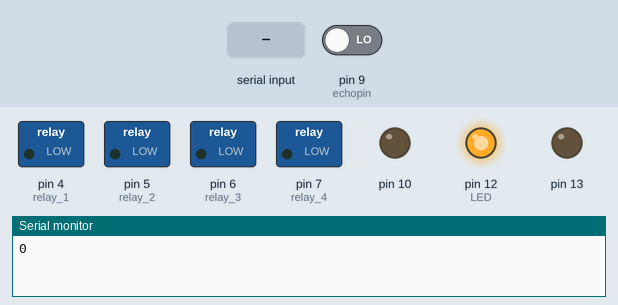
Simulated run of this sketch. Board: Arduino Uno, built with avr-gcc and run on an emulated ATmega328P. Parts: switched loads named in the sketch (green lamp = pin HIGH), output pins drawn as LEDs (lit = HIGH), the last lines printed to the serial monitor. Inputs (shaded band) come from the test bench; at power-on: pin 9 (echopin) LOW. Pins used as bus, display or sensor lines are not drawn.

Above: at 1.2 s.
1.3 s: "A" received over Serial
At 2.4 s:
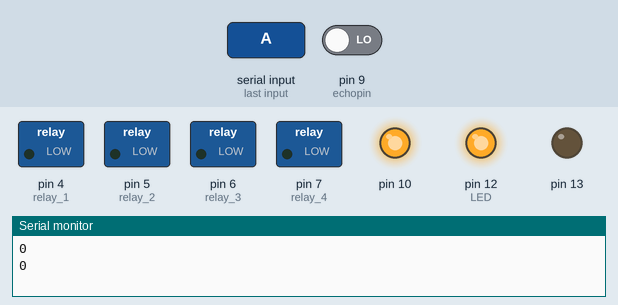
3.6 s: "B" received over Serial
At 5.3 s:
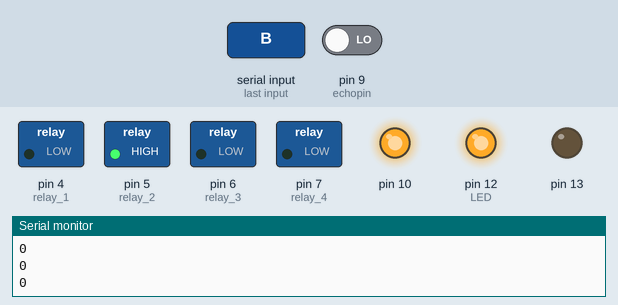
5.7 s: "a" received over Serial
At 6.9 s:
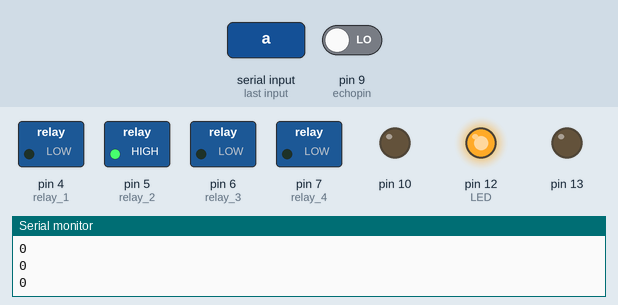
7.8 s: "C" received over Serial
At 9.6 s:
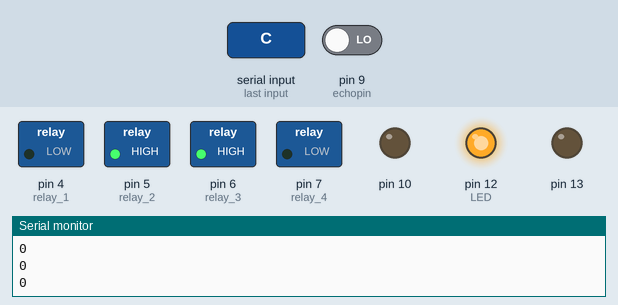
9.9 s: "b" received over Serial
At 11.3 s:
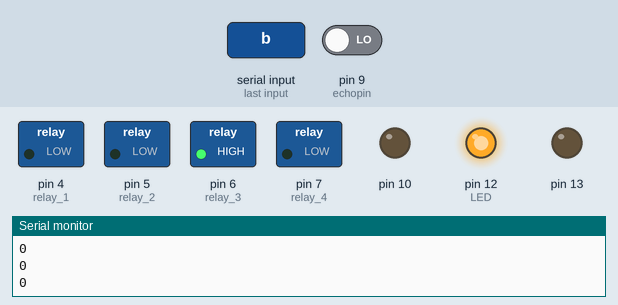
12.0 s: "D" received over Serial
At 12.9 s:
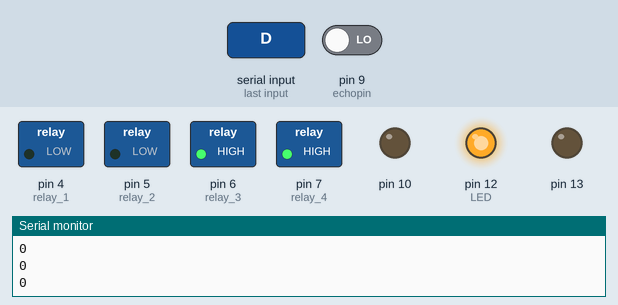
Timing chart, 0 to 15.0 s (numbered marks = the images above; inputs shaded):
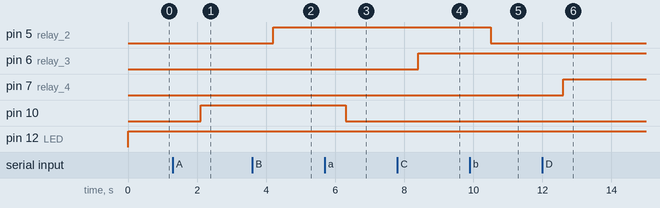

The sketch:

zeta2.ino
```cpp
int bluetooth=0;
#define echopin  9 // echo pin
#define trigpin 8 // Trigger pin
int maximumRange = 50;
long duration, distance;


void setup() {
  Serial.begin(9600); //very important line...wont work without this...it setups the serial library and tell its communication speed
 pinMode(7,OUTPUT);//relay 4
 pinMode(6,OUTPUT);//relay 3
 pinMode(5,OUTPUT);//relay 2
 pinMode(4,OUTPUT);//relay 1
 pinMode(13,OUTPUT); /*For Green LED Indicating Motor Status */
pinMode(12,OUTPUT); /* For Red Power LED */
pinMode(10,OUTPUT); /*For torch*/

// rx @ pin 0 of board is connected to tx of bluetooth and pin 1 to Rx of bluetooth

//lack of vcc leads for sharing of Vcc ports and ground also

// pin 0 and pin 1 is for bluetooth and pin 13 in for ground of sensor

// join the relay 1 to the motor and the bluetooth control of relay one is disconnected cause it will work on the sensor

// the fluctuation in the sensor occurs when the distance creating problem like when box is closed also when battery is less.

// dont share the gnd of sensor and bluetooth. For working of the bluetooth properly just connnected the aduino to power backup not 9volt.

// 2.5 and 4.5 can be taken from the points below the usb port.

/*
 HC-SR04 Ping distance sensor:
 VCC to arduino 5v
 GND to arduino GND
 Echo to Arduino pin 9
 Trig to Arduino pin 8*/

 pinMode (trigpin, OUTPUT);
  pinMode (echopin, INPUT );
}

void loop() {

digitalWrite(12,HIGH); /* signifying the incoming power*/

  if(Serial.available()>0)
  {
 bluetooth=Serial.read();

 switch(bluetooth)
 {
case 'A': digitalWrite(10,HIGH);
 break;

case 'a': digitalWrite(10,LOW);
break;

case 'B': digitalWrite(5,HIGH);
break;

case 'b': digitalWrite(5, LOW);
break;

case 'C': digitalWrite(6,HIGH);
break;

case 'c': digitalWrite(6,LOW);
break;

case 'D': digitalWrite(7,HIGH);
break;

case 'd': digitalWrite(7, LOW);
break;


          case 'E':
               //All Relays ON when inByte equals 1
              digitalWrite(5, HIGH);
              digitalWrite(6, HIGH);
              digitalWrite(7, HIGH);
            break;
          case 'e':
                //All Relays OFF when inByte equals 2
                digitalWrite(5, LOW);
                digitalWrite(6, LOW);
                digitalWrite(7, LOW);
            break;
}
  }

digitalWrite(trigpin,LOW);
    delayMicroseconds(2);

    digitalWrite(trigpin,HIGH);
    delayMicroseconds(10);

    duration=pulseIn (echopin,HIGH);

    distance= duration/58.2;
    delay (50);
    Serial.println(distance);


 if (distance >= 15 ){
   digitalWrite (4,HIGH);
   digitalWrite(13,HIGH);/*connet an led here....*/
 }
 else if (distance <=10) {
   digitalWrite (4,LOW);
   digitalWrite (13,LOW);


}

  }

//App : Arduino Bluetooth Control
```

Measured:
- after the input at 1.3 s, pin 10: LOW → HIGH after 0.80 s
- after the input at 3.6 s, pin 5 (relay_2): LOW → HIGH after 0.60 s
- after the input at 5.7 s, pin 10: HIGH → LOW after 0.60 s
- after the input at 7.8 s, pin 6 (relay_3): LOW → HIGH after 0.60 s
- after the input at 9.9 s, pin 5 (relay_2): HIGH → LOW after 0.60 s
- after the input at 12.0 s, pin 7 (relay_4): LOW → HIGH after 0.60 s
